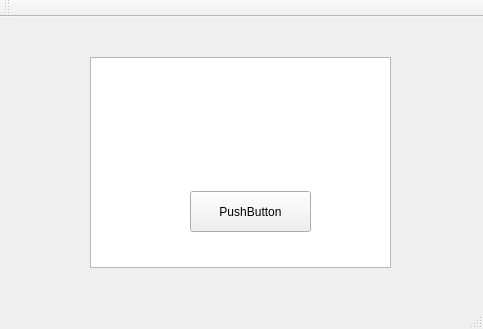
<?xml version="1.0" encoding="UTF-8"?>
<ui version="4.0">
 <class>MainWindow</class>
 <widget class="QMainWindow" name="MainWindow">
  <property name="geometry">
   <rect>
    <x>0</x>
    <y>0</y>
    <width>483</width>
    <height>329</height>
   </rect>
  </property>
  <property name="windowTitle">
   <string>MainWindow</string>
  </property>
  <widget class="QWidget" name="centralWidget">
   <widget class="QGraphicsView" name="graphicsView">
    <property name="geometry">
     <rect>
      <x>90</x>
      <y>40</y>
      <width>301</width>
      <height>211</height>
     </rect>
    </property>
   </widget>
   <widget class="QPushButton" name="pushButton">
    <property name="geometry">
     <rect>
      <x>190</x>
      <y>174</y>
      <width>121</width>
      <height>41</height>
     </rect>
    </property>
    <property name="text">
     <string>PushButton</string>
    </property>
   </widget>
  </widget>
  <widget class="QMenuBar" name="menuBar">
   <property name="geometry">
    <rect>
     <x>0</x>
     <y>0</y>
     <width>483</width>
     <height>22</height>
    </rect>
   </property>
  </widget>
  <widget class="QToolBar" name="mainToolBar">
   <attribute name="toolBarArea">
    <enum>TopToolBarArea</enum>
   </attribute>
   <attribute name="toolBarBreak">
    <bool>false</bool>
   </attribute>
  </widget>
  <widget class="QStatusBar" name="statusBar"/>
 </widget>
 <layoutdefault spacing="6" margin="11"/>
 <resources/>
 <connections/>
</ui>
